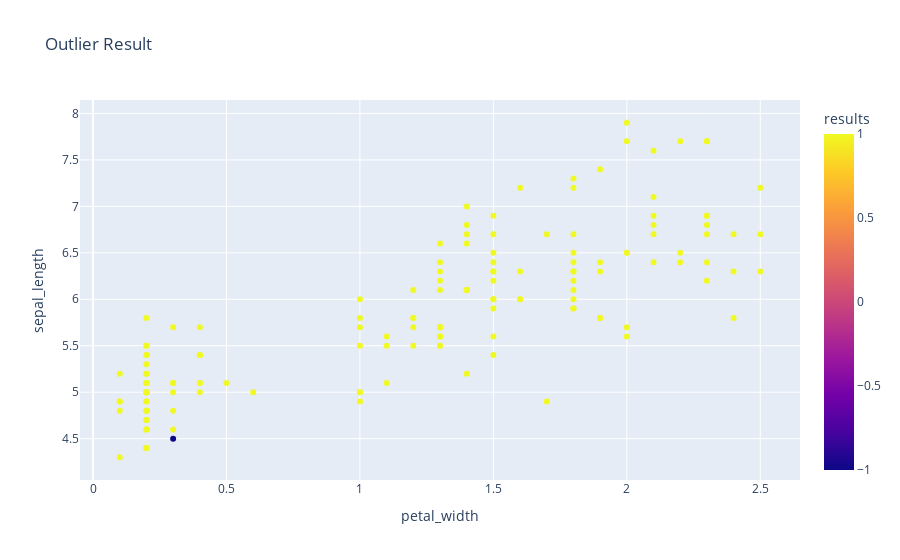
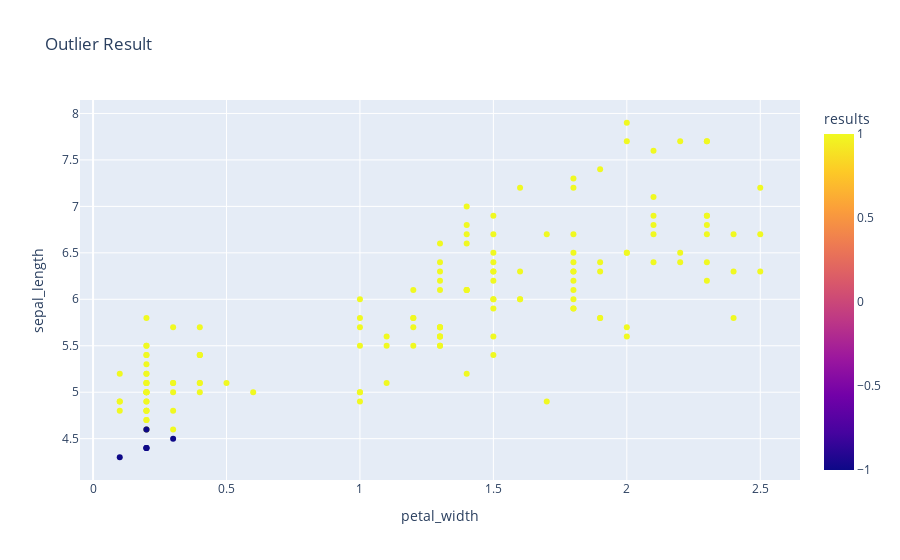
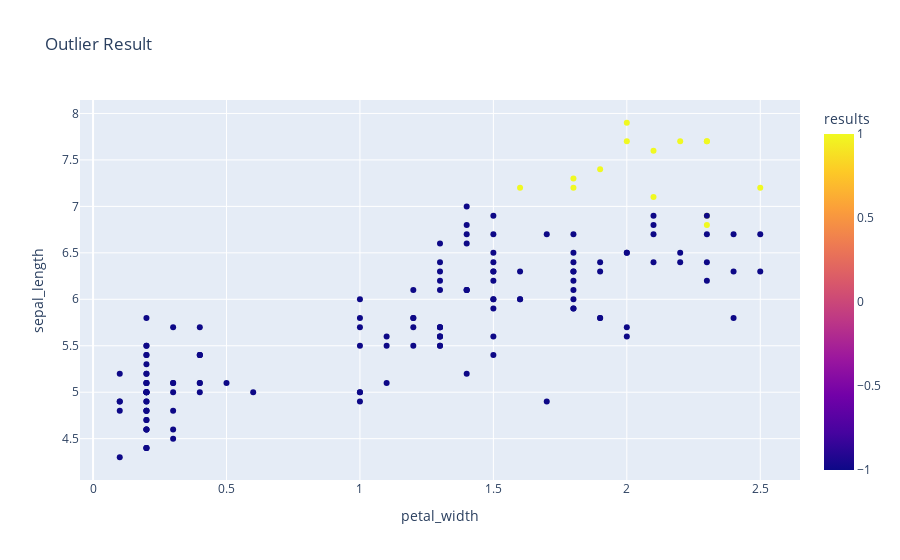

The notebook cell these images were saved under, in order:
### Code cell
for n in [0.01,0.05,0.9]:
    model = OneClassSVM(gamma='auto', kernel='linear', nu = n)
    data = X.copy()
    model.fit(X)
    data['results'] = model.predict(X)
    plottwo = px.scatter(data_frame = data,
                 x = 'petal_width',
                 y = 'sepal_length',
                color = 'results',
                 title = 'Outlier Result')
    plottwo.show()

### Figure 1 — Plotly figure (JSON) as saved in the notebook; plotly's stock layout.template omitted (floating-point values rounded to 4 significant figures; data arrays with more than 128 entries replaced by an {"elided": "..."} marker saying what was removed)
{"data": [{"hovertemplate": "petal_width=%{x}<br>sepal_length=%{y}<br>results=%{marker.color}<extra></extra>", "legendgroup": "", "marker": {"color": {"elided": "150 int values"}, "coloraxis": "coloraxis", "symbol": "circle"}, "mode": "markers", "name": "", "orientation": "v", "showlegend": false, "type": "scatter", "x": {"elided": "150 float values"}, "xaxis": "x", "y": {"elided": "150 float values"}, "yaxis": "y"}], "layout": {"autosize": true, "coloraxis": {"colorbar": {"title": {"text": "results"}}, "colorscale": [[0, "#0d0887"], [0.1111, "#46039f"], [0.2222, "#7201a8"], [0.3333, "#9c179e"], [0.4444, "#bd3786"], [0.5556, "#d8576b"], [0.6667, "#ed7953"], [0.7778, "#fb9f3a"], [0.8889, "#fdca26"], [1, "#f0f921"]]}, "legend": {"tracegroupgap": 0}, "title": {"text": "Outlier Result"}, "xaxis": {"anchor": "y", "autorange": true, "domain": [0, 1], "range": [-0.04711, 2.647], "title": {"text": "petal_width"}, "type": "linear"}, "yaxis": {"anchor": "x", "autorange": true, "domain": [0, 1], "range": [4.003, 8.197], "title": {"text": "sepal_length"}, "type": "linear"}}}

### Figure 2 — Plotly figure (JSON) as saved in the notebook; plotly's stock layout.template omitted (floating-point values rounded to 4 significant figures; data arrays with more than 128 entries replaced by an {"elided": "..."} marker saying what was removed)
{"data": [{"hovertemplate": "petal_width=%{x}<br>sepal_length=%{y}<br>results=%{marker.color}<extra></extra>", "legendgroup": "", "marker": {"color": {"elided": "150 int values"}, "coloraxis": "coloraxis", "symbol": "circle"}, "mode": "markers", "name": "", "orientation": "v", "showlegend": false, "type": "scatter", "x": {"elided": "150 float values"}, "xaxis": "x", "y": {"elided": "150 float values"}, "yaxis": "y"}], "layout": {"autosize": true, "coloraxis": {"colorbar": {"title": {"text": "results"}}, "colorscale": [[0, "#0d0887"], [0.1111, "#46039f"], [0.2222, "#7201a8"], [0.3333, "#9c179e"], [0.4444, "#bd3786"], [0.5556, "#d8576b"], [0.6667, "#ed7953"], [0.7778, "#fb9f3a"], [0.8889, "#fdca26"], [1, "#f0f921"]]}, "legend": {"tracegroupgap": 0}, "title": {"text": "Outlier Result"}, "xaxis": {"anchor": "y", "autorange": true, "domain": [0, 1], "range": [-0.04711, 2.647], "title": {"text": "petal_width"}, "type": "linear"}, "yaxis": {"anchor": "x", "autorange": true, "domain": [0, 1], "range": [4.003, 8.197], "title": {"text": "sepal_length"}, "type": "linear"}}}

### Figure 3 — Plotly figure (JSON) as saved in the notebook; plotly's stock layout.template omitted (floating-point values rounded to 4 significant figures; data arrays with more than 128 entries replaced by an {"elided": "..."} marker saying what was removed)
{"data": [{"hovertemplate": "petal_width=%{x}<br>sepal_length=%{y}<br>results=%{marker.color}<extra></extra>", "legendgroup": "", "marker": {"color": {"elided": "150 int values"}, "coloraxis": "coloraxis", "symbol": "circle"}, "mode": "markers", "name": "", "orientation": "v", "showlegend": false, "type": "scatter", "x": {"elided": "150 float values"}, "xaxis": "x", "y": {"elided": "150 float values"}, "yaxis": "y"}], "layout": {"autosize": true, "coloraxis": {"colorbar": {"title": {"text": "results"}}, "colorscale": [[0, "#0d0887"], [0.1111, "#46039f"], [0.2222, "#7201a8"], [0.3333, "#9c179e"], [0.4444, "#bd3786"], [0.5556, "#d8576b"], [0.6667, "#ed7953"], [0.7778, "#fb9f3a"], [0.8889, "#fdca26"], [1, "#f0f921"]]}, "legend": {"tracegroupgap": 0}, "title": {"text": "Outlier Result"}, "xaxis": {"anchor": "y", "autorange": true, "domain": [0, 1], "range": [-0.04711, 2.647], "title": {"text": "petal_width"}, "type": "linear"}, "yaxis": {"anchor": "x", "autorange": true, "domain": [0, 1], "range": [4.003, 8.197], "title": {"text": "sepal_length"}, "type": "linear"}}}
